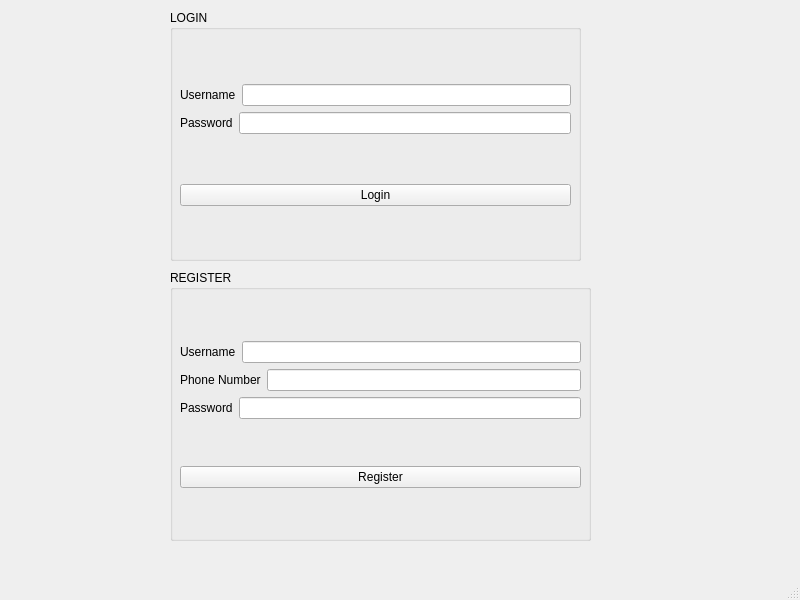
<?xml version="1.0" encoding="UTF-8"?>
<ui version="4.0">
 <class>MainWindow</class>
 <widget class="QMainWindow" name="MainWindow">
  <property name="geometry">
   <rect>
    <x>0</x>
    <y>0</y>
    <width>800</width>
    <height>600</height>
   </rect>
  </property>
  <property name="windowTitle">
   <string>MainWindow</string>
  </property>
  <widget class="QWidget" name="centralwidget">
   <widget class="QGroupBox" name="groupBox">
    <property name="geometry">
     <rect>
      <x>170</x>
      <y>10</y>
      <width>411</width>
      <height>251</height>
     </rect>
    </property>
    <property name="title">
     <string>LOGIN</string>
    </property>
    <widget class="QWidget" name="">
     <property name="geometry">
      <rect>
       <x>10</x>
       <y>30</y>
       <width>391</width>
       <height>211</height>
      </rect>
     </property>
     <layout class="QVBoxLayout" name="verticalLayout_2">
      <item>
       <layout class="QVBoxLayout" name="verticalLayout">
        <item>
         <layout class="QHBoxLayout" name="horizontalLayout">
          <item>
           <widget class="QLabel" name="label">
            <property name="text">
             <string>Username</string>
            </property>
           </widget>
          </item>
          <item>
           <widget class="QLineEdit" name="lineEdit_username"/>
          </item>
         </layout>
        </item>
        <item>
         <layout class="QHBoxLayout" name="horizontalLayout_2">
          <item>
           <widget class="QLabel" name="label_2">
            <property name="text">
             <string>Password</string>
            </property>
           </widget>
          </item>
          <item>
           <widget class="QLineEdit" name="lineEdit_password"/>
          </item>
         </layout>
        </item>
       </layout>
      </item>
      <item>
       <widget class="QPushButton" name="pushButton_login">
        <property name="text">
         <string>Login</string>
        </property>
       </widget>
      </item>
     </layout>
    </widget>
   </widget>
   <widget class="QGroupBox" name="groupBox_2">
    <property name="geometry">
     <rect>
      <x>170</x>
      <y>270</y>
      <width>421</width>
      <height>271</height>
     </rect>
    </property>
    <property name="title">
     <string>REGISTER</string>
    </property>
    <widget class="QWidget" name="">
     <property name="geometry">
      <rect>
       <x>10</x>
       <y>30</y>
       <width>401</width>
       <height>231</height>
      </rect>
     </property>
     <layout class="QVBoxLayout" name="verticalLayout_4">
      <item>
       <layout class="QVBoxLayout" name="verticalLayout_3">
        <item>
         <layout class="QHBoxLayout" name="horizontalLayout_3">
          <item>
           <widget class="QLabel" name="label_3">
            <property name="text">
             <string>Username</string>
            </property>
           </widget>
          </item>
          <item>
           <widget class="QLineEdit" name="lineEdit_newUsername"/>
          </item>
         </layout>
        </item>
        <item>
         <layout class="QHBoxLayout" name="horizontalLayout_4">
          <item>
           <widget class="QLabel" name="label_4">
            <property name="text">
             <string>Phone Number</string>
            </property>
           </widget>
          </item>
          <item>
           <widget class="QLineEdit" name="lineEdit_newPhone"/>
          </item>
         </layout>
        </item>
        <item>
         <layout class="QHBoxLayout" name="horizontalLayout_5">
          <item>
           <widget class="QLabel" name="label_5">
            <property name="text">
             <string>Password</string>
            </property>
           </widget>
          </item>
          <item>
           <widget class="QLineEdit" name="lineEdit_newPassword"/>
          </item>
         </layout>
        </item>
       </layout>
      </item>
      <item>
       <widget class="QPushButton" name="pushButton_register">
        <property name="text">
         <string>Register</string>
        </property>
       </widget>
      </item>
     </layout>
    </widget>
   </widget>
  </widget>
  <widget class="QMenuBar" name="menubar">
   <property name="geometry">
    <rect>
     <x>0</x>
     <y>0</y>
     <width>800</width>
     <height>21</height>
    </rect>
   </property>
  </widget>
  <widget class="QStatusBar" name="statusbar"/>
 </widget>
 <resources/>
 <connections/>
</ui>
